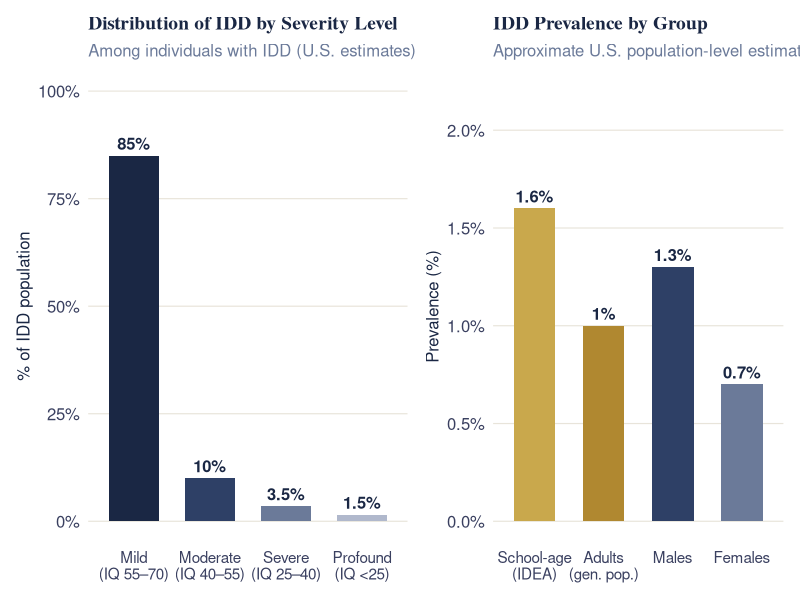
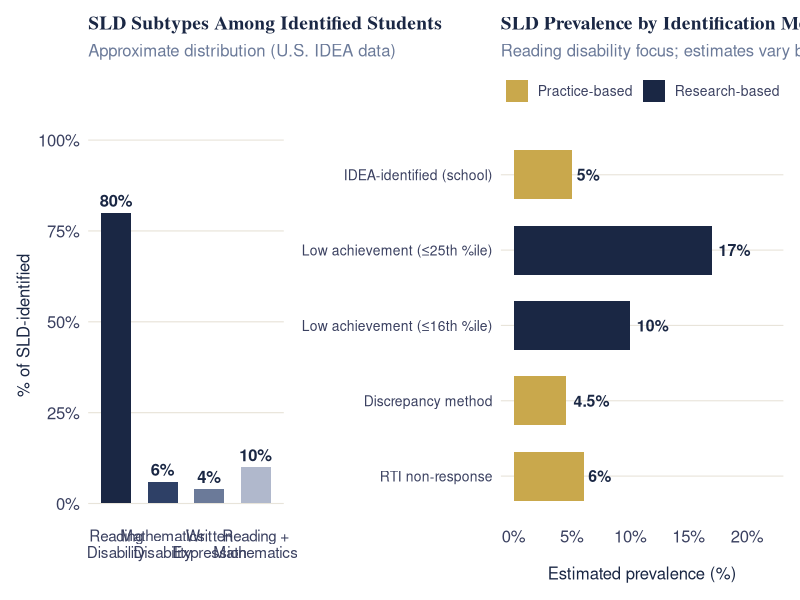

These charts were generated, in order, by the following R code:
## ---- chunk 1
library(tidyverse)
library(knitr)
library(kableExtra)
library(scales)

# ── Shared theme ─────────────────────────────────────────────────
theme_deck <- function(base = 13) {
  theme_minimal(base_size = base) +
    theme(
      panel.grid.minor   = element_blank(),
      panel.grid.major.y = element_line(color = "#e8e4da", linewidth = 0.4),
      panel.grid.major.x = element_blank(),
      axis.text          = element_text(color = "#3a4060", size = base - 1),
      axis.title         = element_text(color = "#1a2744", size = base - 1),
      plot.title         = element_text(color = "#1a2744", size = base + 1,
                                        face = "bold", family = "serif"),
      plot.subtitle      = element_text(color = "#6b7a99", size = base - 1),
      legend.position    = "right",
      legend.text        = element_text(color = "#3a4060", size = base - 2),
      legend.title       = element_text(color = "#1a2744", size = base - 1,
                                        face = "bold"),
      plot.background    = element_rect(fill = "transparent", color = NA),
      panel.background   = element_rect(fill = "transparent", color = NA),
      strip.text         = element_text(color = "#1a2744", face = "bold",
                                        size = base - 1)
    )
}

col_navy  <- "#1a2744"
col_gold  <- "#c9a84c"
col_slate <- "#2e4066"
col_muted <- "#6b7a99"
col_cream <- "#faf8f3"
col_red   <- "#c0392b"
col_green <- "#1e7e4e"
col_blue  <- "#1a5fa8"
## ---- chunk 2
# Prevalence data: U.S. estimates from AAIDD / CDC / Boyle et al. 2011
# General IDD ~1%, mild ~0.85%, moderate ~0.1%, severe/profound ~0.05%
# School-age slightly higher due to inclusion of borderline/educational classifications

severity <- tibble(
  level = factor(
    c("Mild\n(IQ 55–70)", "Moderate\n(IQ 40–55)",
      "Severe\n(IQ 25–40)", "Profound\n(IQ <25)"),
    levels = c("Mild\n(IQ 55–70)", "Moderate\n(IQ 40–55)",
               "Severe\n(IQ 25–40)", "Profound\n(IQ <25)")
  ),
  pct_idd = c(85, 10, 3.5, 1.5)
)

p1 <- ggplot(severity, aes(x = level, y = pct_idd, fill = level)) +
  geom_col(width = 0.65, color = NA) +
  geom_text(aes(label = paste0(pct_idd, "%")),
            vjust = -0.5, size = 4.2, color = col_navy, fontface = "bold") +
  scale_fill_manual(values = c(
    "Mild\n(IQ 55–70)"     = col_navy,
    "Moderate\n(IQ 40–55)" = col_slate,
    "Severe\n(IQ 25–40)"   = col_muted,
    "Profound\n(IQ <25)"   = "#b0b8cc"
  )) +
  scale_y_continuous(limits = c(0, 100), labels = label_percent(scale = 1)) +
  labs(
    title = "Distribution of IDD by Severity Level",
    subtitle = "Among individuals with IDD (U.S. estimates)",
    x = NULL, y = "% of IDD population"
  ) +
  theme_deck() +
  theme(legend.position = "none",
        axis.text.x = element_text(size = 11, lineheight = 0.9))

# Use shorter labels for the group panel to avoid crowding
age_prev <- tibble(
  group = factor(
    c("School-age\n(IDEA)", "Adults\n(gen. pop.)", "Males", "Females"),
    levels = c("School-age\n(IDEA)", "Adults\n(gen. pop.)", "Males", "Females")
  ),
  rate = c(1.6, 1.0, 1.3, 0.7)
)

p2 <- ggplot(age_prev, aes(x = group, y = rate, fill = group)) +
  geom_col(width = 0.6, color = NA) +
  geom_text(aes(label = paste0(rate, "%")),
            vjust = -0.5, size = 4.2, color = col_navy, fontface = "bold") +
  scale_fill_manual(values = c(
    "School-age\n(IDEA)"   = col_gold,
    "Adults\n(gen. pop.)"  = "#b08830",
    "Males"                = col_slate,
    "Females"              = col_muted
  )) +
  scale_y_continuous(limits = c(0, 2.2), labels = label_percent(scale = 1)) +
  labs(
    title = "IDD Prevalence by Group",
    subtitle = "Approximate U.S. population-level estimates",
    x = NULL, y = "Prevalence (%)"
  ) +
  theme_deck() +
  theme(legend.position = "none",
        axis.text.x = element_text(size = 11, lineheight = 0.9))

library(patchwork)
p1 + p2 + plot_layout(widths = c(1.1, 1))
## ---- chunk 3
# SLD prevalence data
# Overall SLD: ~5-15% depending on definition; IDEA-identified ~5%
# Reading disability most common at ~80% of SLD
# Fletcher et al. estimate 5-17% for reading disability alone depending on cutoff

# Panel 1: SLD subtypes as % of all SLD — vertical bars, labels short
subtypes <- tibble(
  subtype = factor(
    c("Reading\nDisability", "Mathematics\nDisability",
      "Written\nExpression", "Reading +\nMathematics"),
    levels = c("Reading\nDisability", "Mathematics\nDisability",
               "Written\nExpression", "Reading +\nMathematics")
  ),
  pct = c(80, 6, 4, 10)
)

p3 <- ggplot(subtypes, aes(x = subtype, y = pct, fill = subtype)) +
  geom_col(width = 0.65, color = NA) +
  geom_text(aes(label = paste0(pct, "%")),
            vjust = -0.5, size = 4.2, color = col_navy, fontface = "bold") +
  scale_fill_manual(values = c(
    "Reading\nDisability"     = col_navy,
    "Mathematics\nDisability" = col_slate,
    "Written\nExpression"     = col_muted,
    "Reading +\nMathematics"  = "#b0b8cc"
  )) +
  scale_y_continuous(limits = c(0, 98), labels = label_percent(scale = 1)) +
  labs(
    title = "SLD Subtypes Among Identified Students",
    subtitle = "Approximate distribution (U.S. IDEA data)",
    x = NULL, y = "% of SLD-identified"
  ) +
  theme_deck() +
  theme(legend.position = "none",
        axis.text.x = element_text(size = 11, lineheight = 0.9))

# Panel 2: horizontal bar chart — long method labels fit cleanly
cutoffs <- tibble(
  method = factor(
    c("RTI non-response", "Discrepancy method",
      "Low achievement (≤16th %ile)", "Low achievement (≤25th %ile)",
      "IDEA-identified (school)"),
    levels = c("RTI non-response", "Discrepancy method",
               "Low achievement (≤16th %ile)", "Low achievement (≤25th %ile)",
               "IDEA-identified (school)")
  ),
  rate        = c(6.0, 4.5, 10.0, 17.0, 5.0),
  method_type = c("practice", "practice", "research", "research", "practice")
)

p4 <- ggplot(cutoffs, aes(y = method, x = rate, fill = method_type)) +
  geom_col(width = 0.65, color = NA) +
  geom_text(aes(label = paste0(rate, "%")),
            hjust = -0.2, size = 4.0, color = col_navy, fontface = "bold") +
  scale_fill_manual(
    values = c("practice" = col_gold, "research" = col_navy),
    labels = c("practice" = "Practice-based", "research" = "Research-based"),
    name   = NULL
  ) +
  scale_x_continuous(limits = c(0, 22), labels = label_percent(scale = 1)) +
  labs(
    title = "SLD Prevalence by Identification Method",
    subtitle = "Reading disability focus; estimates vary by cutoff",
    x = "Estimated prevalence (%)", y = NULL
  ) +
  theme_deck() +
  theme(legend.position = "top",
        legend.text     = element_text(size = 10),
        axis.text.y     = element_text(size = 10))

p3 + p4 + plot_layout(widths = c(0.9, 1.3))
